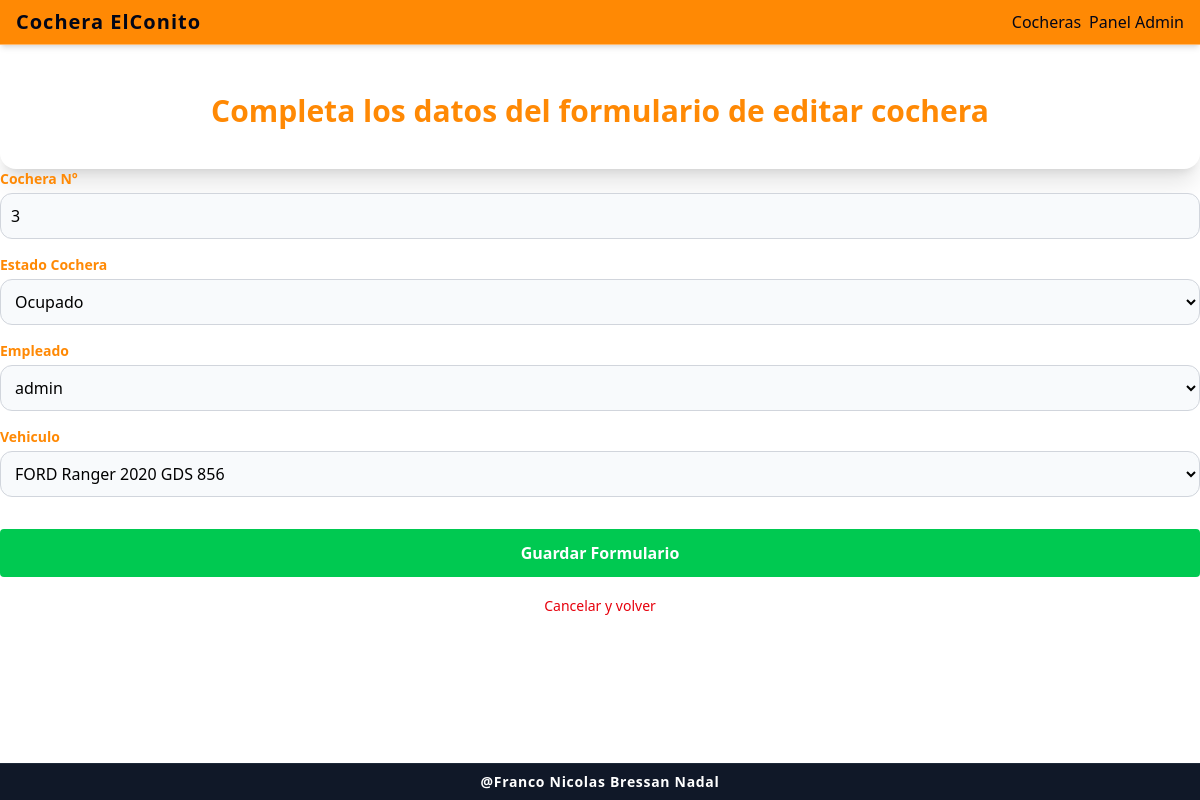
/gestion/editar/3, run on the app's committed database.
### gestion/models.py (models this page shows, shortened)
class Spot (models.Model):
    ESTADO_CHOICES= [
        ('LIBRE', "Libre"),
        ('OCUPADO', 'Ocupado')
    ]
    numero=models.IntegerField(verbose_name="Cochera N°", unique=True,)
    estado = models.CharField(max_length=10, choices=ESTADO_CHOICES, default='LIBRE', verbose_name="Estado Cochera")
    ingreso=models.DateTimeField(auto_now=True, verbose_name="Fecha de Entrada", blank=True, null=True)
    responsable=models.ForeignKey(User, default=None, on_delete=models.SET_NULL, blank=True, null=True, verbose_name="Empleado")
    vehiculo=models.ForeignKey(Vehiculo, on_delete=models.SET_NULL, blank=True, null=True)

### gestion/views.py (the view)
# urls.py: path('editar/<int:id>', views.editar_cochera, name='editar_cochera'),
def editar_cochera (request, id):
    spot = get_object_or_404(Spot, id=id)
    if request.method == "POST":
        form = SpotForm(request.POST, instance=spot)
        if form.is_valid():
            form.save()
            return redirect ('list_cocheras')
    else:
        form = SpotForm(instance=spot)
    return render(request, 'gestion/form.html', {'form':form, 'titulo_form':'Completa los datos del formulario de editar cochera'}) #AGREGAAAAAAAAAAR RUTAAAAAAAAAAAAAAAAA

### gestion/forms.py
class SpotForm(forms.ModelForm):
    class Meta:
        model = Spot
        fields = [
            "numero",
            "estado",
            "responsable",
            "vehiculo"
            ]
    def __init__(self, *args, **kwargs):
        super().__init__(*args, **kwargs)
        for field in self.fields.values():
            field.widget.attrs.update({
                'class': 'w-full border border-gray-300 rounded-xl p-2.5 bg-slate-50 focus:border-orange-400',
                'placeholder': f'Ingrese {field.label.lower()}',
            })

### gestion/models.py (called while the page is built)
    def __str__(self):
        return f"{self.marca} {(self.patente)}"

### templates/gestion/form.html (shortened to what this page needs)
    {% extends 'base.html' %}
    {% block content %}
    <div class="max-w mx-auto bg-white p-8 rounded-2xl shadow-xl border-orange-500 mt-4">
        <h1 class="text-3xl font-bold text-orange-400 mb-2 text-center">{{ titulo_form }}</h1>
    </div>
    <form method="POST" class="space-y-4">
        {% for field in form %}
        <div>
            <label class="block text-sm font-bold text-orange-400 mb-1">
                {{ field.label }}
            </label>
            {{ field }}
        </div>
        {% endfor %}
        <button type="submit" class="w-full bg-green-500 hover:bg-green-700 text-white font-bold py-3 rounded-sm mt-4 cursor-pointer">
            Guardar Formulario
        </button>
    </form>
    <div class="text-center my-4">
        <a href="{% url 'list_cocheras' %}" class="text-sm text-red-600 hover:underline">
            Cancelar y volver
        </a>
    </div>
    {% endblock %}

### data on the page
Spot: form "3" "Ocupado" "admin" "FORD Ranger 2020 GDS 856"

### other printed values
{{ titulo_form }} "Completa los datos del formulario de editar cochera"
{{ field.label }} "Cochera N°" "Estado Cochera" "Empleado" "Vehiculo"
